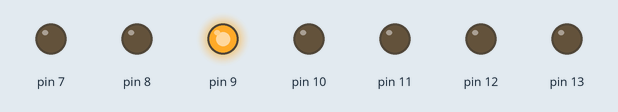
The sketch below on a simulated Arduino Uno, built with avr-gcc and run on an emulated ATmega328P. On the bench: output pins drawn as LEDs (lit = HIGH).

Above: at 2.4 s.
At 3.0 s:
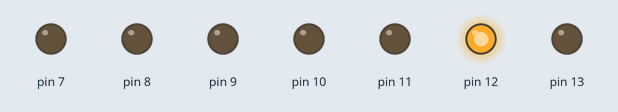
At 3.6 s:
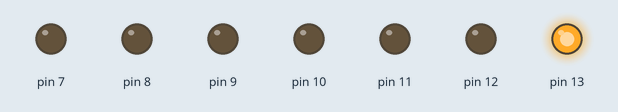
At 4.8 s:
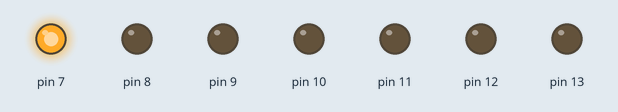
At 7.9 s:
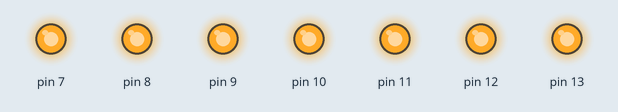
At 8.4 s:
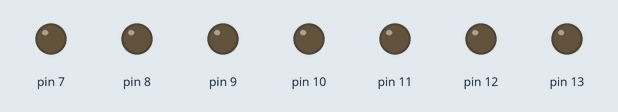
Timing chart, 0 to 11.9 s (numbered marks = the images above):
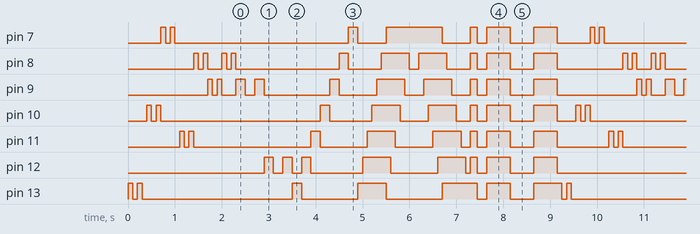

The sketch:

sketch_may12a.ino
```cpp
void setup() {
  // put your setup code here, to run once:
pinMode(13,OUTPUT);
pinMode(12,OUTPUT);
pinMode(11,OUTPUT);
pinMode(10,OUTPUT);
pinMode(9,OUTPUT);
pinMode(8,OUTPUT);
pinMode(7,OUTPUT);

}

void loop() {
  // put your main code here, to run repeatedly:

  digitalWrite(13,HIGH);
    delay(100);
  digitalWrite(13,LOW);
    delay(100);
  digitalWrite(13,HIGH);
    delay(100);
  digitalWrite(13,LOW);
    delay(100);


  digitalWrite(10,HIGH);
    delay(100);
  digitalWrite(10,LOW);
    delay(100);
  digitalWrite(10,HIGH);
    delay(100);
  digitalWrite(10,LOW);


digitalWrite(7,HIGH);
    delay(100);
  digitalWrite(7,LOW);
    delay(100);
  digitalWrite(7,HIGH);
    delay(100);
  digitalWrite(7,LOW);
    delay(100);

   digitalWrite(11,HIGH);
    delay(100);
  digitalWrite(11,LOW);
    delay(100);
  digitalWrite(11,HIGH);
    delay(100);
  digitalWrite(11,LOW);


   digitalWrite(8,HIGH);
    delay(100);
  digitalWrite(8,LOW);
    delay(100);
  digitalWrite(8,HIGH);
    delay(100);
  digitalWrite(8,LOW);


   digitalWrite(9,HIGH);
    delay(100);
  digitalWrite(9,LOW);
    delay(100);
  digitalWrite(9,HIGH);
    delay(100);
  digitalWrite(9,LOW);


   digitalWrite(8,HIGH);
    delay(100);
  digitalWrite(8,LOW);
    delay(100);
  digitalWrite(8,HIGH);
    delay(100);
  digitalWrite(8,LOW);


 digitalWrite(9,HIGH);
    delay(200);
  digitalWrite(9,LOW);
    delay(200);
  digitalWrite(9,HIGH);
    delay(200);
  digitalWrite(9,LOW);


   digitalWrite(12,HIGH);
    delay(200);
  digitalWrite(12,LOW);
    delay(200);
  digitalWrite(12,HIGH);
    delay(200);
  digitalWrite(12,LOW);

   digitalWrite(13,HIGH);
    delay(200);
  digitalWrite(13,LOW);
   digitalWrite(12,HIGH);
    delay(200);
  digitalWrite(12,LOW);
   digitalWrite(11,HIGH);
    delay(200);
  digitalWrite(11,LOW);
   digitalWrite(10,HIGH);
    delay(200);
  digitalWrite(10,LOW);
   digitalWrite(9,HIGH);
    delay(200);
  digitalWrite(9,LOW);
   digitalWrite(8,HIGH);
    delay(200);
  digitalWrite(8,LOW);
   digitalWrite(7,HIGH);
    delay(200);
  digitalWrite(7,LOW);


    digitalWrite(13,HIGH);
    delay(100);
   digitalWrite(12,HIGH);
    delay(100);
   digitalWrite(11,HIGH);
    delay(100);
   digitalWrite(10,HIGH);
    delay(100);
   digitalWrite(9,HIGH);
    delay(100);
   digitalWrite(8,HIGH);
   delay(100);
   digitalWrite(7,HIGH);

   digitalWrite(13,LOW);
    delay(100);
   digitalWrite(12,LOW);
    delay(100);
   digitalWrite(11,LOW);
    delay(100);
   digitalWrite(10,LOW);
    delay(100);
   digitalWrite(9,LOW);
    delay(100);
   digitalWrite(8,LOW);
    delay(100);
   digitalWrite(7,LOW);

   digitalWrite(7,HIGH);
    delay(100);
   digitalWrite(8,HIGH);
    delay(100);
   digitalWrite(9,HIGH);
    delay(100);
   digitalWrite(10,HIGH);
    delay(100);
   digitalWrite(11,HIGH);
    delay(100);
   digitalWrite(12,HIGH);
    delay(100);
   digitalWrite(13,HIGH);

   digitalWrite(7,LOW);
    delay(100);
    digitalWrite(8,LOW);
    delay(100);
   digitalWrite(9,LOW);
    delay(100);
   digitalWrite(10,LOW);
    delay(100);
   digitalWrite(11,LOW);
    delay(100);
   digitalWrite(12,LOW);
    delay(100);
   digitalWrite(13,LOW);

      digitalWrite(13,HIGH);
   digitalWrite(12,HIGH);
   digitalWrite(11,HIGH);
   digitalWrite(10,HIGH);
   digitalWrite(9,HIGH);
   digitalWrite(8,HIGH);
   digitalWrite(7,HIGH);


       delay(150);

 digitalWrite(13,LOW);
   digitalWrite(12,LOW);
   digitalWrite(11,LOW);
   digitalWrite(10,LOW);
   digitalWrite(9,LOW);
   digitalWrite(8,LOW);
    digitalWrite(7,LOW);


           delay(200);

 digitalWrite(13,HIGH);
   digitalWrite(12,HIGH);
   digitalWrite(11,HIGH);
   digitalWrite(10,HIGH);
   digitalWrite(9,HIGH);
   digitalWrite(8,HIGH);
   digitalWrite(7,HIGH);

           delay(500);

  digitalWrite(13,LOW);
  digitalWrite(12,LOW);
  digitalWrite(11,LOW);
  digitalWrite(10,LOW);
  digitalWrite(9,LOW);
  digitalWrite(8,LOW);
   digitalWrite(7,LOW);

              delay(500);


    digitalWrite(13,HIGH);
   digitalWrite(12,HIGH);
   digitalWrite(11,HIGH);
   digitalWrite(10,HIGH);
   digitalWrite(9,HIGH);
   digitalWrite(8,HIGH);
   digitalWrite(7,HIGH);

                 delay(500);


 digitalWrite(13,LOW);
  digitalWrite(12,LOW);
  digitalWrite(11,LOW);
  digitalWrite(10,LOW);
  digitalWrite(9,LOW);
  digitalWrite(8,LOW);
   digitalWrite(7,LOW);

}
```

Measured:
- by itself, pin 13: repeats every 9.2 s: LOW 0.10 s, HIGH 0.10 s, LOW 3.2 s, HIGH 0.20 s, LOW 1.2 s, HIGH 0.60 s, LOW 1.2 s, HIGH 0.75 s, LOW 0.20 s, HIGH 0.50 s, LOW 0.50 s, HIGH 0.60 s
- by itself, pin 7: repeats every 9.2 s: LOW 0.10 s, HIGH 0.10 s, LOW 3.7 s, HIGH 0.20 s, LOW 0.60 s, HIGH 1.2 s, LOW 0.60 s, HIGH 0.15 s, LOW 0.20 s, HIGH 0.50 s, LOW 0.50 s, HIGH 0.50 s, LOW 0.70 s, HIGH 0.10 s
- by itself, everything shown: repeats every 9.2 s, in 65 steps
